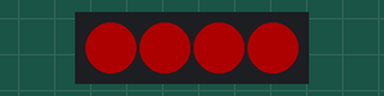
This sketch was run on a simulated Arduino Uno, built with avr-gcc and run on an emulated ATmega328P. Shown: 4 RGB LEDs in strip order, left to right. Dim RGB values are drawn brighter than linear.

Above: at 0.2 s.
At 2.71 s:
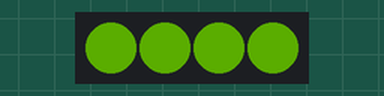
At 4.4 s:
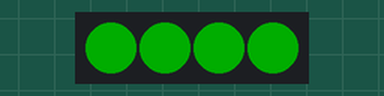
At 6.58 s:
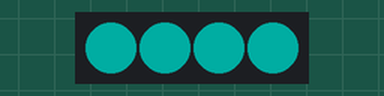
At 8.8 s:
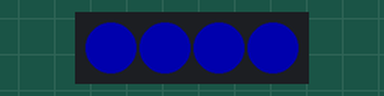
At 15.15 s:
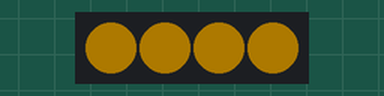
Timing chart, 0 to 15.4 s (numbered marks = the images above):
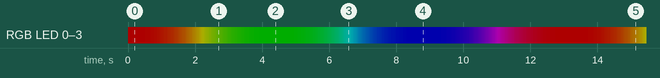

The sketch:

fill.ino
```cpp
#include <Adafruit_NeoPixel.h>

#define PIN       2
#define N_LEDS    4

#define LAST_COLOR  65536
#define RESET       0
#define COLOR_STEP  256
#define DELAY       50
#define INTENSITY   50

int color = RESET;

Adafruit_NeoPixel strip = Adafruit_NeoPixel(N_LEDS, PIN, NEO_GRB + NEO_KHZ800);

void setup() {
  strip.begin();
  strip.setBrightness(INTENSITY);
  strip.show();
}

void loop() {
  strip.fill(strip.gamma32(strip.ColorHSV(color)));
  strip.show();
  nextColor();
  delay(DELAY);
}

void nextColor() {
  if (color == LAST_COLOR)
    color = RESET;
  else
    color += COLOR_STEP;
}
```

Measured:
- by itself, RGB LED 0–3: off → RGB(50, 0, 0) at 0.00 s, → RGB(50, 1, 0) 0.52 s later, → RGB(50, 2, 0) 0.15 s later, → RGB(50, 3, 0) 0.10 s later, … (523 changes in this stretch)
- by itself, everything shown: repeats every 13.2 s, in 174 steps
